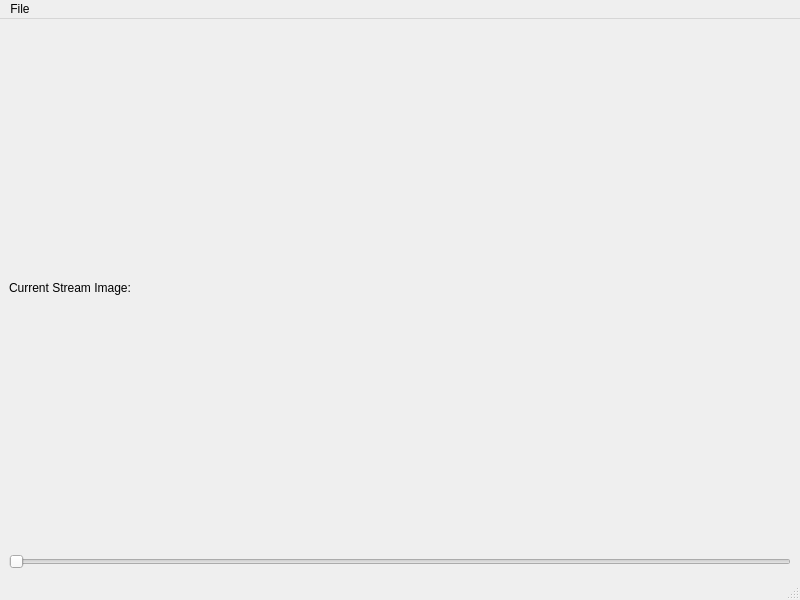
<?xml version="1.0" encoding="UTF-8"?>
<ui version="4.0">
 <class>StreamViewerWindow</class>
 <widget class="QMainWindow" name="StreamViewerWindow">
  <property name="geometry">
   <rect>
    <x>0</x>
    <y>0</y>
    <width>800</width>
    <height>600</height>
   </rect>
  </property>
  <property name="windowTitle">
   <string>Stream Viewer</string>
  </property>
  <widget class="QWidget" name="centralwidget">
   <layout class="QGridLayout" name="gridLayout">
    <item row="1" column="0">
     <widget class="QSlider" name="timeSlider">
      <property name="maximum">
       <number>100</number>
      </property>
      <property name="orientation">
       <enum>Qt::Horizontal</enum>
      </property>
     </widget>
    </item>
    <item row="0" column="0">
     <widget class="QFrame" name="streamFrame">
      <property name="frameShape">
       <enum>QFrame::NoFrame</enum>
      </property>
      <property name="frameShadow">
       <enum>QFrame::Plain</enum>
      </property>
      <layout class="QVBoxLayout" name="verticalLayout">
       <property name="spacing">
        <number>0</number>
       </property>
       <property name="leftMargin">
        <number>0</number>
       </property>
       <property name="topMargin">
        <number>0</number>
       </property>
       <property name="rightMargin">
        <number>0</number>
       </property>
       <property name="bottomMargin">
        <number>0</number>
       </property>
       <item>
        <widget class="QLabel" name="imageLabel">
         <property name="text">
          <string>Current Stream Image:</string>
         </property>
        </widget>
       </item>
      </layout>
     </widget>
    </item>
   </layout>
  </widget>
  <widget class="QMenuBar" name="menubar">
   <property name="geometry">
    <rect>
     <x>0</x>
     <y>0</y>
     <width>800</width>
     <height>27</height>
    </rect>
   </property>
   <widget class="QMenu" name="menuFile">
    <property name="title">
     <string>File</string>
    </property>
    <addaction name="actionSaveImage"/>
   </widget>
   <addaction name="menuFile"/>
  </widget>
  <widget class="QStatusBar" name="statusbar"/>
  <action name="actionSaveImage">
   <property name="text">
    <string>Save Image</string>
   </property>
  </action>
 </widget>
 <resources/>
 <connections/>
</ui>
